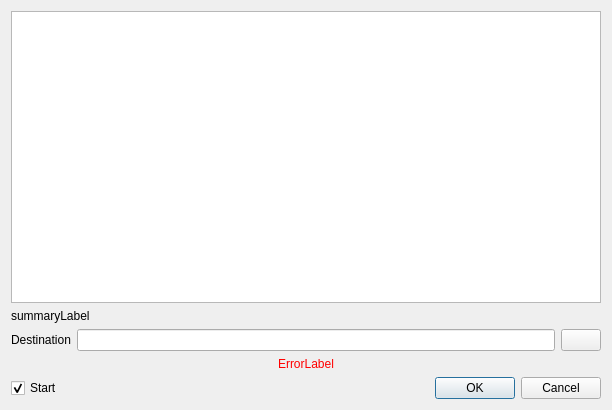
<?xml version="1.0" encoding="UTF-8"?>
<ui version="4.0">
 <class>NewTorrentWindowClass</class>
 <widget class="QDialog" name="NewTorrentWindowClass">
  <property name="geometry">
   <rect>
    <x>0</x>
    <y>0</y>
    <width>612</width>
    <height>410</height>
   </rect>
  </property>
  <property name="windowTitle">
   <string>NewTorrentWindow</string>
  </property>
  <layout class="QVBoxLayout" name="verticalLayout">
   <item>
    <widget class="QTreeView" name="filesTree">
     <property name="font">
      <font>
       <pointsize>9</pointsize>
      </font>
     </property>
     <property name="alternatingRowColors">
      <bool>true</bool>
     </property>
     <property name="sortingEnabled">
      <bool>true</bool>
     </property>
    </widget>
   </item>
   <item>
    <widget class="QLabel" name="summaryLabel">
     <property name="text">
      <string>summaryLabel</string>
     </property>
    </widget>
   </item>
   <item>
    <layout class="QHBoxLayout" name="horizontalLayout_3">
     <item>
      <widget class="QLabel" name="label">
       <property name="text">
        <string>Destination</string>
       </property>
      </widget>
     </item>
     <item>
      <widget class="QLineEdit" name="folderInput"/>
     </item>
     <item>
      <widget class="QPushButton" name="changeFolderButton">
       <property name="text">
        <string/>
       </property>
      </widget>
     </item>
    </layout>
   </item>
   <item>
    <widget class="QLabel" name="errorLabel">
     <property name="font">
      <font>
       <bold>false</bold>
      </font>
     </property>
     <property name="styleSheet">
      <string notr="true">color: rgb(255, 0, 0);</string>
     </property>
     <property name="text">
      <string>ErrorLabel</string>
     </property>
     <property name="alignment">
      <set>Qt::AlignCenter</set>
     </property>
     <property name="wordWrap">
      <bool>true</bool>
     </property>
    </widget>
   </item>
   <item>
    <layout class="QHBoxLayout" name="horizontalLayout_2">
     <item>
      <widget class="QCheckBox" name="startCheckBox">
       <property name="text">
        <string>Start</string>
       </property>
       <property name="checked">
        <bool>true</bool>
       </property>
      </widget>
     </item>
     <item>
      <widget class="QDialogButtonBox" name="buttonBox">
       <property name="standardButtons">
        <set>QDialogButtonBox::Cancel|QDialogButtonBox::Ok</set>
       </property>
      </widget>
     </item>
    </layout>
   </item>
  </layout>
 </widget>
 <layoutdefault spacing="6" margin="11"/>
 <resources/>
 <connections/>
</ui>
